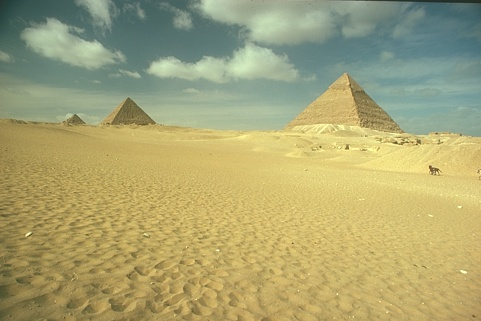
#> input picture test_images/260058.jpg, 481 x 321 px, found by its file name
$ python gmm_python_test.py
#> lines starting #> are read from the running program, lines starting #| are printed output that depends on the picture; after the words box and inside, x2 and y2 are one past the last pixel; in counts of white or black regions, pixels touching at a corner belong together
import numpy as np
import matplotlib.pyplot as plt
from sklearn.mixture import GaussianMixture
import PIL.Image as Image


#Load image
fileName = '260058'
img = Image.open('/home/alecsoc/Desktop/eecs556/EECS556W21_final_project/test_images/'+ fileName+'.jpg')
#> img is the input picture: PIL image 481x321 RGB; mean R, G, B 169.1, 165, 115.2
img_data = np.asarray(img)


n,m,c = img_data.shape
#> n = 321; m = 481; c = 3
img_data_flat = np.reshape( img_data, (n*m,c) )
numSegs = 2

#Set up Gaussian Mixture Model
classif = GaussianMixture(
    n_components=numSegs,
    init_params='kmeans',
    covariance_type='full',
    tol=1e-4,
    max_iter=10)
classif.fit(img_data_flat)

classified = np.reshape( classif.fit_predict(img_data_flat) , (n,m) )
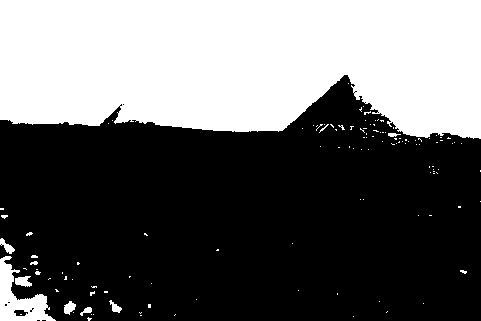
#> classified: shape (321, 481) int64; values 0 (black) and 1 (white), 39.7% white; 124 white regions (115 under 20 px), largest, box (x1, y1, x2, y2) and area: (0, 0, 481, 139) 58828, (0, 256, 56, 321) 1559, (15, 276, 32, 287) 131
print(classified)
#> (printed output is left out)
results = Image.fromarray( (classified * 255/(numSegs-1)).astype(np.uint8) )
results.save('/home/alecsoc/Desktop/eecs556/EECS556W21_final_project/test_images/'+ fileName+'_gmm'+'.jpg')

plt.imshow(classified)
plt.show()

$ run again, with test_images/227092.jpg copied over test_images/260058.jpg
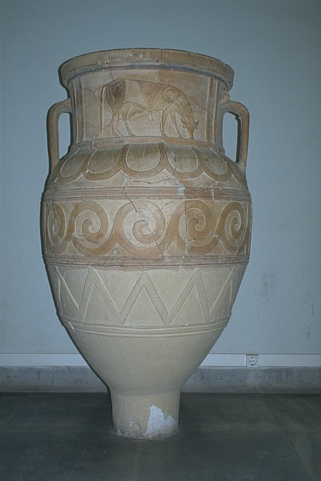
#> input picture test_images/227092.jpg, 321 x 481 px, found by its file name
#> img is the input picture: PIL image 321x481 RGB; mean R, G, B 105.5, 114.5, 115.5
#> `classified = np.reshape( classif.fit_predict(img_data_flat) , (n,m) )`:
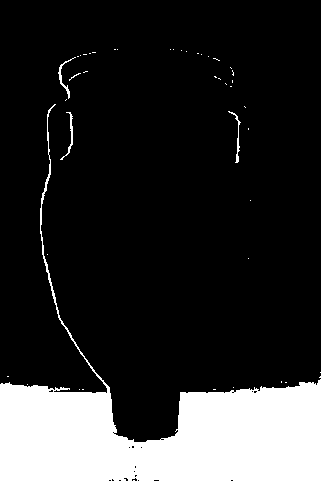
#> classified: shape (481, 321) int64; values 0 (black) and 1 (white), 17.7% white; 45 white regions (41 under 20 px), largest, box (x1, y1, x2, y2) and area: (0, 104, 321, 481) 26880, (58, 57, 76, 99) 112, (60, 112, 73, 160) 109, (228, 111, 241, 163) 106
#> (printed output is left out)

$ run again, with test_images/61060.jpg copied over test_images/260058.jpg
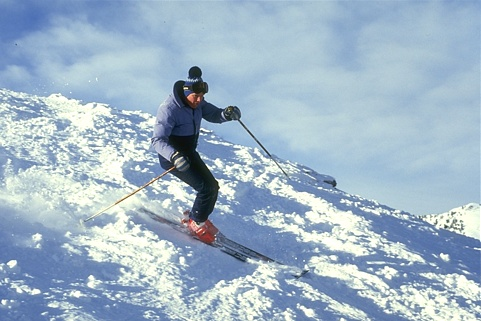
#> input picture test_images/61060.jpg, 481 x 321 px, found by its file name
#> img is the input picture: PIL image 481x321 RGB; mean R, G, B 160.4, 181.8, 199.6
#> `classified = np.reshape( classif.fit_predict(img_data_flat) , (n,m) )`:
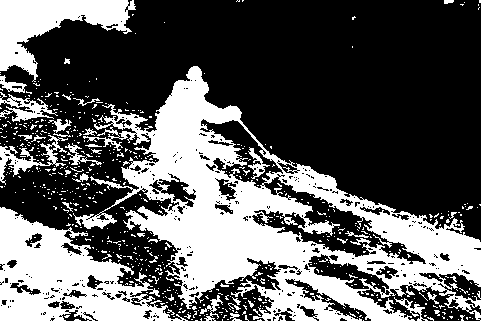
#> classified: shape (321, 481) int64; values 0 (black) and 1 (white), 36% white; 649 white regions (611 under 20 px), largest, box (x1, y1, x2, y2) and area: (73, 66, 481, 321) 34687, (0, 207, 188, 321) 10428, (0, 0, 136, 82) 4773
#> (printed output is left out)
